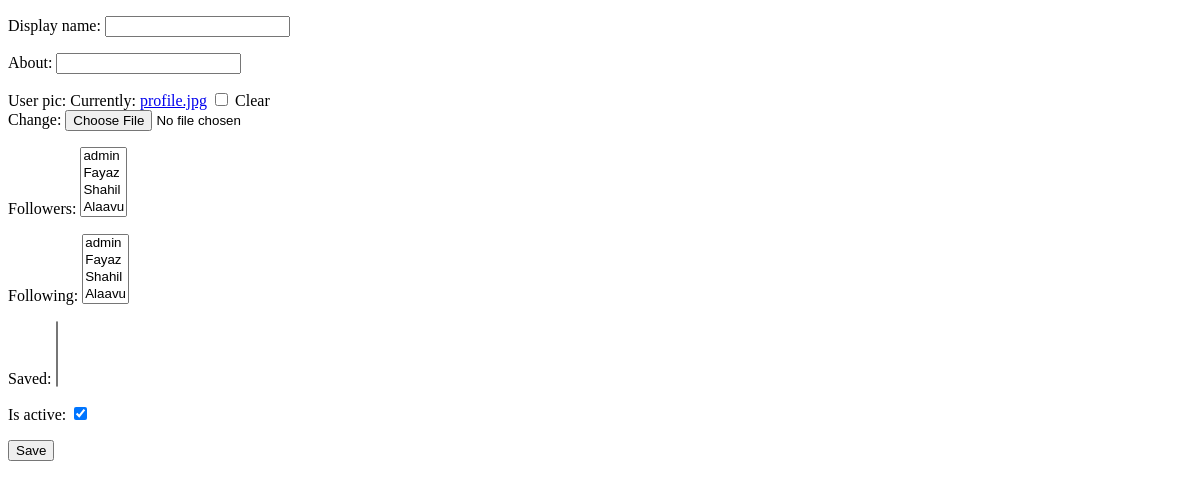
Page /profile/2/update (signed in) on the earlier database version.
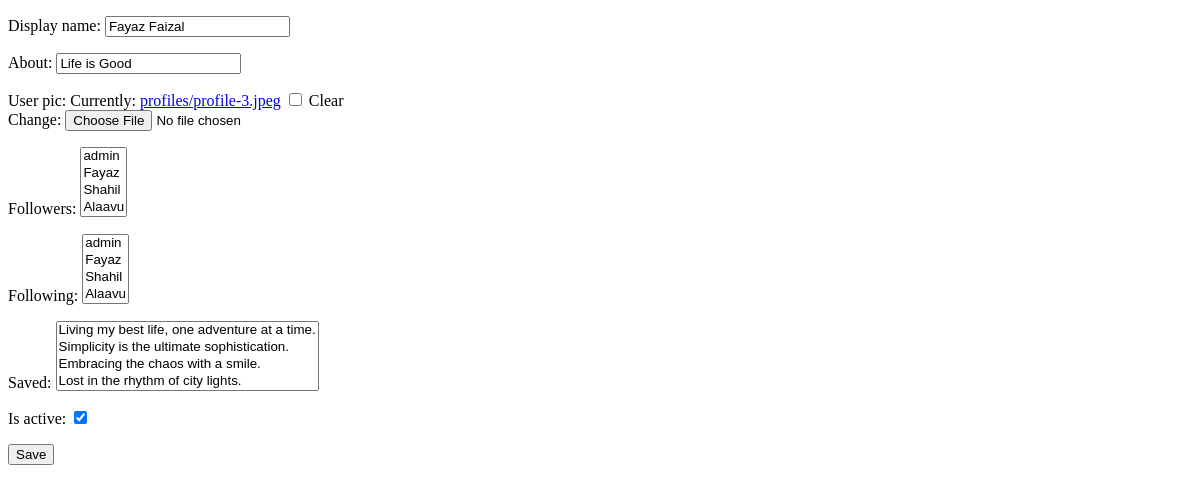
Same page on the later database version.
### user/models.py (models this page shows, shortened)
class UserProfile(models.Model):
    user = models.OneToOneField(
        User, on_delete=models.CASCADE, related_name="profile")
    display_name = models.CharField(max_length=200, null=True, blank=True)
    about = models.CharField(max_length=200, null=True, blank=True)
    user_pic = models.ImageField(
        upload_to="profiles", default="profile.jpg", null=True, blank=True)
    followers = models.ManyToManyField(
        User, null=True, blank=True, related_name="followers")
    following = models.ManyToManyField(
        User, null=True, blank=True, related_name="following")
    saved = models.ManyToManyField(
        Post, null=True, blank=True, related_name="saved")
    created_at = models.DateTimeField(auto_now_add=True)
    updated_at = models.DateTimeField(auto_now=True)
    is_active = models.BooleanField(default=True)

### user/views.py (the view, shortened to what this page needs)
# urls.py: path('profile/<int:pk>/update',views.ProfileUpdateView.as_view(),name='profile-update'),
class ProfileUpdateView(View):
    def get(self, request, *args, **kwargs):
        profile = request.user.profile
        form = UserProfileForm(instance=profile)
        return render(request, "profile-edit.html", {"form": form})

### user/forms.py
class UserProfileForm(forms.ModelForm):
    class Meta:
        model=UserProfile
        exclude=["user"]

### user/models.py (called while the page is built)
    def __str__(self):
        return self.caption

### user/templates/profile-edit.html (shortened to what this page needs)
<!DOCTYPE html>
<html lang="en">
<head>
</head>
<body>
    <form method="post" enctype="multipart/form-data">
        {{form.as_p}}
        <button type="submit">Save</button>
    </form>
</body>
</html>

Differences in the rows shown:
changed UserProfile: display_name (not shown) → "Fayaz Faizal"; about (not shown) → "Life is Good"
Other differences:
form field saved: (not shown) → "Living my best life, one adventure at a time. / Simplicity is the ultimate sophistication. / Embracing the chaos with a smile. / Lost in the rhythm of city lights."
text no longer shown: "Display name: About: User pic: Currently: profile.jpg Clear Change: Followers: Following: Saved: Is active:"
text now shown: "Display name: About: User pic: Currently: profiles/profile-3.jpeg Clear Change: Followers: Following: Saved: Is active:"
